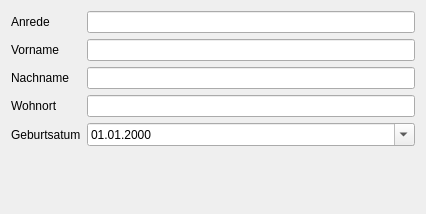
<?xml version="1.0" encoding="UTF-8"?>
<ui version="4.0">
 <class>PatientForm</class>
 <widget class="QWidget" name="PatientForm">
  <property name="geometry">
   <rect>
    <x>0</x>
    <y>0</y>
    <width>426</width>
    <height>214</height>
   </rect>
  </property>
  <property name="windowTitle">
   <string>PatientForm</string>
  </property>
  <layout class="QFormLayout" name="formLayout">
   <item row="0" column="0">
    <widget class="QLabel" name="anredeLabel">
     <property name="text">
      <string>Anrede</string>
     </property>
    </widget>
   </item>
   <item row="1" column="0">
    <widget class="QLabel" name="vornameLabel">
     <property name="text">
      <string>Vorname</string>
     </property>
     <property name="buddy">
      <cstring>vorname</cstring>
     </property>
    </widget>
   </item>
   <item row="1" column="1">
    <widget class="QLineEdit" name="vorname"/>
   </item>
   <item row="2" column="0">
    <widget class="QLabel" name="nachnameLabel">
     <property name="text">
      <string>Nachname</string>
     </property>
     <property name="buddy">
      <cstring>nachname</cstring>
     </property>
    </widget>
   </item>
   <item row="2" column="1">
    <widget class="QLineEdit" name="nachname"/>
   </item>
   <item row="3" column="0">
    <widget class="QLabel" name="wohnortLabel">
     <property name="text">
      <string>Wohnort</string>
     </property>
     <property name="buddy">
      <cstring>wohnort</cstring>
     </property>
    </widget>
   </item>
   <item row="3" column="1">
    <widget class="QLineEdit" name="wohnort"/>
   </item>
   <item row="4" column="0">
    <widget class="QLabel" name="geburtsdatumLabel">
     <property name="text">
      <string>Geburtsatum</string>
     </property>
     <property name="buddy">
      <cstring>geburtsdatum</cstring>
     </property>
    </widget>
   </item>
   <item row="4" column="1">
    <widget class="QDateEdit" name="geburtsdatum">
     <property name="displayFormat">
      <string>dd.MM.yyyy</string>
     </property>
     <property name="calendarPopup">
      <bool>true</bool>
     </property>
    </widget>
   </item>
   <item row="0" column="1">
    <widget class="QLineEdit" name="anrede"/>
   </item>
  </layout>
 </widget>
 <layoutdefault spacing="6" margin="11"/>
 <resources/>
 <connections/>
</ui>
